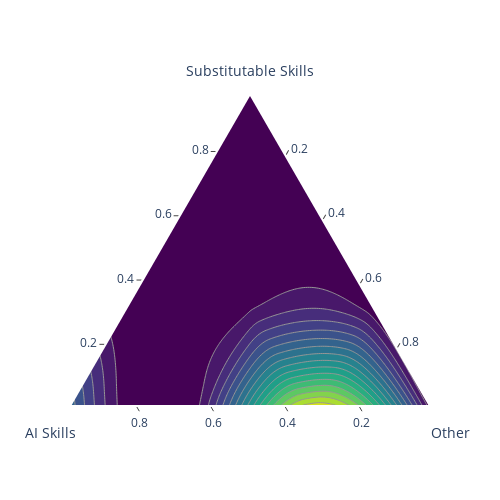
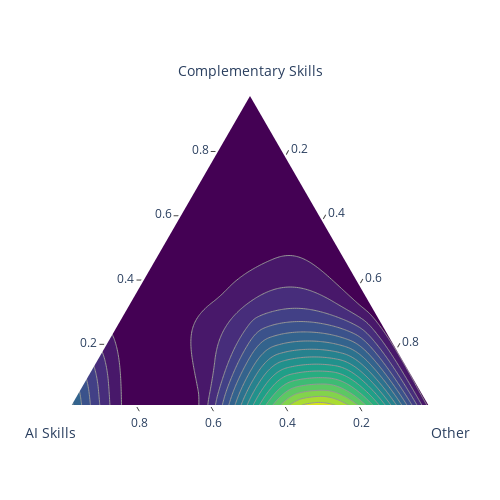

The notebook cell these images were saved under, in order:
### Markdown cell above
## Compositional Analysis

This partly follows the analysis prescribed in Fišerová & Hron. In particular, we use the isometric logratio transformation (ilr) to transform the 3-part composition of AI, substitute/complement, and "other" skills from the compositional space to Euclidean. This allows us to perform orthogonal regression in the Euclidean space then transform the linear equation back into compositional. Because the ilr variables aren't normally distributed, we bootstrap the regression to get confidence intervals.

Fišerová, Eva, and Karel Hron. "Statistical inference in orthogonal regression for three-part compositional data using a linear model with type-II constraints." Communications in Statistics-Theory and Methods 41.13-14 (2012): 2367-2385.

### Code cell
# create ternary contour plot
def barycentric_transform(a, b, c):
    return b+.5*c, c * (np.sqrt(3)/ 2.0)

def contour_plot(df, col1, col2, col3, group_name):
    
    sample_df = df[(df["AI"] == 1)]

    # remove the small value added in the pre-processing
    skill = sample_df[col1].to_numpy()  - .65
    ai = sample_df[col2].to_numpy() - .65
    other = sample_df[col3].to_numpy() - .65

    skill_norm = skill / (skill + ai + other)
    ai_norm = ai / (skill + ai + other)
    other_norm = other / (skill + ai + other)
    
    x, y = barycentric_transform(skill_norm, ai_norm, other_norm)
    
    A, B, C, XYg = [], [], [], []
    n = 3
    for i in range(n + 1):
        for j in range(n + 1 - i):
            a = i / n
            b = j / n
            c = round(1.0 - a - b, 10)
            A.append(a); B.append(b); C.append(c)
            XYg.append(barycentric_transform(a, b, c))
    XYg = np.asarray(XYg)

    # kde estimation over the coordinates
    kde = KernelDensity(kernel='gaussian', bandwidth=0.0001).fit(np.array([x, y]).T)
    dens = kde.score_samples(XYg)
    dens = np.exp(dens - dens.max())

    fig = ff.create_ternary_contour(
        np.array([A, B, C]), 
        dens,
        pole_labels=[group_name, 'AI Skills', 'Other'], 
        interp_mode='cartesian',
        colorscale="Viridis",
        showscale=False,
        ncontours=15,
    )
    
    # Set the same colorscale range for both plots
    fig.update_layout(
        margin=dict(t=0, b=0, l=70, r=70)
    )
    
    name = "substitute" if group_name == "Substitutable Skills" else "complement"
    fig.write_image(f"figures/contour_{name}.png", width=600, height=600, scale=2)

    return fig

sub_contour = contour_plot(posts_df, "SUBSTITUTE_COUNT", "AI_COUNT", "NON_AI_SUBSTITUTE_COUNT", "Substitutable Skills")
comp_contour = contour_plot(posts_df, "COMPLEMENT_COUNT", "AI_COUNT", "NON_AI_COMPLEMENT_COUNT", "Complementary Skills")

sub_contour.show()
comp_contour.show()
